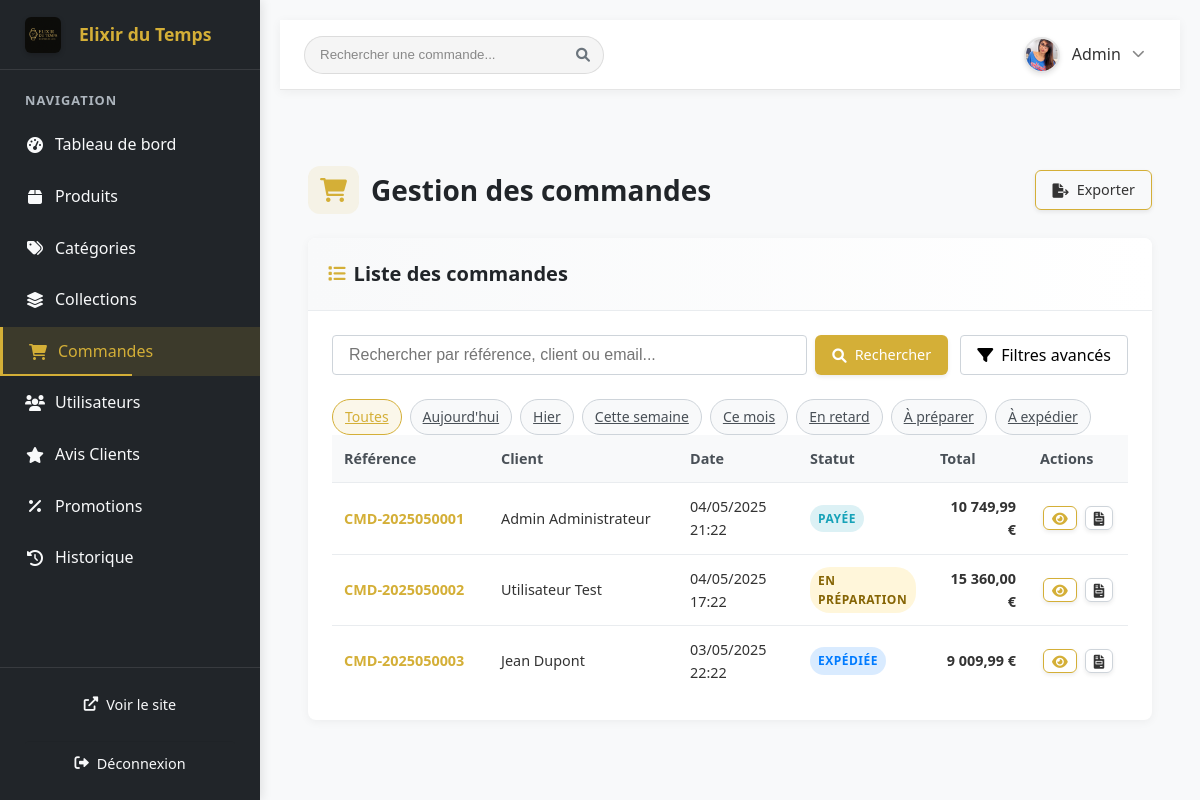
The app's page /public/admin/orders.php (signed in) with its own data.
### tables this page shows
CREATE TABLE utilisateurs (
    id INT AUTO_INCREMENT PRIMARY KEY,
    nom VARCHAR(100) NOT NULL,
    prenom VARCHAR(100),
    email VARCHAR(255) NOT NULL UNIQUE,
    mot_de_passe VARCHAR(255) NOT NULL,
    telephone VARCHAR(20),
    adresse TEXT,
    code_postal VARCHAR(10),
    ville VARCHAR(100),
    pays VARCHAR(100) DEFAULT 'France',
    date_creation DATETIME DEFAULT CURRENT_TIMESTAMP,
    date_modification DATETIME ON UPDATE CURRENT_TIMESTAMP,
    role ENUM('client', 'admin', 'manager') DEFAULT 'client',
    actif BOOLEAN DEFAULT TRUE,
    INDEX idx_email (email)
);

CREATE TABLE commandes (
    id INT AUTO_INCREMENT PRIMARY KEY,
    reference VARCHAR(50) NOT NULL UNIQUE,
    utilisateur_id INT NOT NULL,
    statut ENUM('en_attente', 'payee', 'en_preparation', 'expediee', 'livree', 'annulee', 'remboursee') DEFAULT 'en_attente',
    date_commande DATETIME DEFAULT CURRENT_TIMESTAMP,
    date_modification DATETIME ON UPDATE CURRENT_TIMESTAMP,
    total_produits DECIMAL(10, 2) NOT NULL,
    frais_livraison DECIMAL(10, 2) DEFAULT 0.00,
    total_taxe DECIMAL(10, 2) DEFAULT 0.00,
    total DECIMAL(10, 2) NOT NULL,
    mode_paiement VARCHAR(50),
    adresse_livraison TEXT NOT NULL,
    adresse_facturation TEXT NOT NULL,
    notes TEXT,
    FOREIGN KEY (utilisateur_id) REFERENCES utilisateurs(id) ON UPDATE CASCADE,
    INDEX idx_reference (reference),
    INDEX idx_statut (statut),
    INDEX idx_date (date_commande)
);

### php/models/Order.php (called while the page is built, shortened)
<?php
class Order {
    private $pdo;
    public function __construct($pdo) {
        $this->pdo = $pdo;
    }
    public function getAllOrders($limit = 15, $offset = 0, $search = '', $status = '', $dateFrom = '', $dateTo = '', $filter = '') {
        $sql = "SELECT c.*, CONCAT(u.prenom, ' ', u.nom) as client_nom, u.email as client_email
                FROM commandes c
                JOIN utilisateurs u ON c.utilisateur_id = u.id";
        $params = [];
        $sql .= " ORDER BY c.date_commande DESC";
        if ($limit > 0) {
            $sql .= " LIMIT ? OFFSET ?";
            $params[] = $limit;
            $params[] = $offset;
        }
        $stmt = $this->pdo->prepare($sql);
        $stmt->execute($params);
        return $stmt->fetchAll(PDO::FETCH_ASSOC);
    }
}
?>

### public/admin/orders.php (the view, shortened to what this page needs)
<?php
require_once '../../php/config/database.php';
require_once '../../php/models/Order.php';
$orderModel = new Order($pdo);
$page = isset($_GET['page']) ? (int)$_GET['page'] : 1;
$perPage = 15;
$offset = ($page - 1) * $perPage;
$search = isset($_GET['search']) ? trim($_GET['search']) : '';
$statusFilter = isset($_GET['status']) ? $_GET['status'] : '';
$dateFrom = isset($_GET['date_from']) ? $_GET['date_from'] : '';
$dateTo = isset($_GET['date_to']) ? $_GET['date_to'] : '';
$filter = isset($_GET['filter']) ? $_GET['filter'] : '';
$orders = $orderModel->getAllOrders($perPage, $offset, $search, $statusFilter, $dateFrom, $dateTo, $filter);
?>
<!DOCTYPE html>
<html lang="fr">
<head>
    <link rel="stylesheet" href="css/admin.css">
    <link rel="stylesheet" href="css/orders.css">
    <link rel="stylesheet" href="css/sidebar.css">
    <link rel="stylesheet" href="css/header.css">
    <link rel="stylesheet" href="https://cdnjs.cloudflare.com/ajax/libs/font-awesome/6.0.0/css/all.min.css">
</head>
<body>
    <div class="admin-container">
        <?php
        include 'templates/sidebar.php';
        ?>
        <main class="main-content">
            <?php
            $admin_root = '';
            $search_placeholder = "Rechercher une commande...";
            $search_action = "orders.php";
            $search_param = "search";
            $search_value = $search;
            include 'templates/header.php';
            ?>
            <div class="content">
                <div class="page-header">
                    <h1><i class="fas fa-shopping-cart"></i> Gestion des commandes</h1>
                    <div class="export-section">
                        <a href="export-orders.php" class="btn btn-outline-primary">
                            <i class="fas fa-file-export"></i> Exporter
                        </a>
                    </div>
                </div>
                <div class="orders-container">
                    <div class="card">
                        <div class="card-header">
                            <h2><i class="fas fa-list"></i> Liste des commandes</h2>
                        </div>
                        <div class="card-body">
                            <div class="controls-container">
                                <form action="orders.php" method="GET" class="search-form">
                                    <input type="text" name="search" placeholder="Rechercher par référence, client ou email..." value="<?= htmlspecialchars($search) ?>">
                                    <button type="submit" class="btn btn-primary">
                                        <i class="fas fa-search"></i> Rechercher
                                    </button>
                                </form>
                                <div class="filters-dropdown">
                                    <button type="button" class="filters-dropdown-toggle" id="filtersToggle">
                                        <i class="fas fa-filter"></i> Filtres avancés
                                    </button>
                                </div>
                            </div>
                            <div class="quick-filters">
                                <a href="orders.php" class="quick-filter <?= empty($filter) && empty($statusFilter) ? 'active' : '' ?>">
                                    Toutes
                                </a>
                                <a href="orders.php?filter=today" class="quick-filter <?= $filter === 'today' ? 'active' : '' ?>">
                                    Aujourd'hui
                                </a>
                                <a href="orders.php?filter=yesterday" class="quick-filter <?= $filter === 'yesterday' ? 'active' : '' ?>">
                                    Hier
                                </a>
                                <a href="orders.php?filter=this-week" class="quick-filter <?= $filter === 'this-week' ? 'active' : '' ?>">
                                    Cette semaine
                                </a>
                                <a href="orders.php?filter=this-month" class="quick-filter <?= $filter === 'this-month' ? 'active' : '' ?>">
                                    Ce mois
                                </a>
                                <a href="orders.php?filter=delayed" class="quick-filter <?= $filter === 'delayed' ? 'active' : '' ?>">
                                    En retard
                                </a>
                                <a href="orders.php?status=payee" class="quick-filter <?= $statusFilter === 'payee' && empty($filter) ? 'active' : '' ?>">
                                    À préparer
                                </a>
                                <a href="orders.php?status=en_preparation" class="quick-filter <?= $statusFilter === 'en_preparation' && empty($filter) ? 'active' : '' ?>">
                                    À expédier
                                </a>
                            </div>
                            <div class="table-responsive">
                                <table class="data-table">
                                    <thead>
                                        <tr>
                                            <th>Référence</th>
                                            <th>Client</th>
                                            <th>Date</th>
                                            <th>Statut</th>
                                            <th>Total</th>
                                            <th>Actions</th>
                                        </tr>
                                    </thead>
                                    <tbody>
                                        <?php if (empty($orders)): ?>
                                            <tr>
                                                <td colspan="6" class="text-center">Aucune commande trouvée</td>
                                            </tr>
                                        <?php else: ?>
                                            <?php foreach ($orders as $order): ?>
                                                <?php
                                                $statusClass = '';
                                                $statusLabel = '';
                                                switch ($order['statut']) {
                                                    case 'payee':
                                                        $statusClass = 'status-paid';
                                                        $statusLabel = 'Payée';
                                                        break;
                                                    case 'en_preparation':
                                                        $statusClass = 'status-preparing';
                                                        $statusLabel = 'En préparation';
                                                        break;
                                                    case 'expediee':
                                                        $statusClass = 'status-shipped';
                                                        $statusLabel = 'Expédiée';
                                                        break;
                                                }
                                                ?>
                                                <tr>
                                                    <td class="reference-column"><?= htmlspecialchars($order['reference']) ?></td>
                                                    <td><?= htmlspecialchars($order['client_nom']) ?></td>
                                                    <td class="date-column"><?= date('d/m/Y H:i', strtotime($order['date_commande'])) ?></td>
                                                    <td class="status-column">
                                                        <span class="status-badge <?= $statusClass ?>"><?= $statusLabel ?></span>
                                                    </td>
                                                    <td class="price-column"><?= number_format($order['total'], 2, ',', ' ') ?> €</td>
                                                    <td class="actions-column">
                                                        <div class="actions">
                                                            <button class="btn btn-sm btn-outline-primary view-order-btn" data-id="<?= $order['id'] ?>">
                                                                <i class="fas fa-eye"></i>
                                                            </button>
                                                            <a href="invoice.php?id=<?= $order['id'] ?>" class="btn btn-sm btn-outline-secondary" title="Facture">
                                                                <i class="fas fa-file-invoice"></i>
                                                            </a>
                                                        </div>
                                                    </td>
                                                </tr>
                                            <?php endforeach; ?>
                                        <?php endif; ?>
                                    </tbody>
                                </table>
                            </div>
                        </div>
                    </div>
                </div>
            </div>
        </main>
    </div>
</body>
</html>

### public/admin/templates/header.php (shortened to what this page needs)
<?php
if (!isset($userInfo) && isset($_SESSION['user_id'])) {
    $userId = $_SESSION['user_id'];
    try {
        $userStmt = $pdo->prepare("SELECT id, nom, prenom, email, photo, role FROM utilisateurs WHERE id = ?");
        $userStmt->execute([$userId]);
        $userInfo = $userStmt->fetch();
    } catch (PDOException $e) {
        error_log("Erreur lors de la récupération des informations utilisateur: " . $e->getMessage());
        $userInfo = null;
    }
}
?>
<header class="main-header">
    <div class="header-search">
        <form action="<?= isset($search_action) ? $search_action : $admin_root . 'search-results.php' ?>" method="GET">
            <input type="search"
                   name="<?= isset($search_param) ? $search_param : 'q' ?>"
                   placeholder="<?= isset($search_placeholder) ? $search_placeholder : 'Rechercher...' ?>"
                   value="<?= isset($search_value) ? htmlspecialchars($search_value) : '' ?>"
                   aria-label="Recherche">
            <button type="submit"><i class="fas fa-search"></i></button>
        </form>
    </div>
    <div class="user-dropdown" id="userProfileDropdown">
        <?php if (isset($userInfo) && !empty($userInfo['photo'])): ?>
            <img src="<?= $admin_root ?>../uploads/users/<?= htmlspecialchars($userInfo['photo']) ?>" alt="<?= htmlspecialchars($userInfo['prenom']) ?>" class="avatar">
        <?php else: ?>
            <img src="<?= $admin_root ?>../assets/img/favicon.ico" alt="Avatar" class="avatar">
        <?php endif; ?>
        <span class="username"><?= isset($userInfo) ? htmlspecialchars($userInfo['prenom']) : 'Admin' ?></span>
        <i class="fas fa-chevron-down dropdown-arrow"></i>
    </div>
</header>

### records on screen
utilisateurs: photo (picture), prenom "Admin"
commandes: reference "CMD-2025050001", client_nom "Admin Administrateur", date_commande "04/05/2025 21:22", statut "PAYÉE", total "10 749,99"
commandes: reference "CMD-2025050002", client_nom "Utilisateur Test", date_commande "04/05/2025 17:22", statut "EN PRÉPARATION", total "15 360,00"
commandes: reference "CMD-2025050003", client_nom "Jean Dupont", date_commande "03/05/2025 22:22", statut "EXPÉDIÉE", total "9 009,99"
